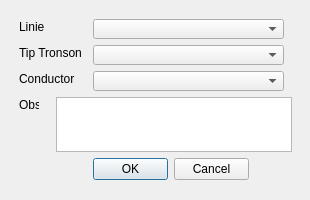
<?xml version="1.0" encoding="UTF-8"?>
<ui version="4.0">
 <class>tronson</class>
 <widget class="QDialog" name="tronson">
  <property name="geometry">
   <rect>
    <x>0</x>
    <y>0</y>
    <width>310</width>
    <height>200</height>
   </rect>
  </property>
  <property name="sizePolicy">
   <sizepolicy hsizetype="Fixed" vsizetype="Fixed">
    <horstretch>1</horstretch>
    <verstretch>1</verstretch>
   </sizepolicy>
  </property>
  <property name="minimumSize">
   <size>
    <width>310</width>
    <height>200</height>
   </size>
  </property>
  <property name="maximumSize">
   <size>
    <width>310</width>
    <height>200</height>
   </size>
  </property>
  <property name="windowTitle">
   <string>Dialog</string>
  </property>
  <widget class="QFrame" name="frame">
   <property name="geometry">
    <rect>
     <x>10</x>
     <y>10</y>
     <width>291</width>
     <height>180</height>
    </rect>
   </property>
   <property name="sizePolicy">
    <sizepolicy hsizetype="Fixed" vsizetype="Fixed">
     <horstretch>0</horstretch>
     <verstretch>0</verstretch>
    </sizepolicy>
   </property>
   <widget class="QLabel" name="label_2">
    <property name="geometry">
     <rect>
      <x>9</x>
      <y>9</y>
      <width>26</width>
      <height>16</height>
     </rect>
    </property>
    <property name="sizePolicy">
     <sizepolicy hsizetype="Fixed" vsizetype="Fixed">
      <horstretch>0</horstretch>
      <verstretch>0</verstretch>
     </sizepolicy>
    </property>
    <property name="text">
     <string>Linie</string>
    </property>
   </widget>
   <widget class="QComboBox" name="LINIA_JT">
    <property name="geometry">
     <rect>
      <x>83</x>
      <y>9</y>
      <width>191</width>
      <height>20</height>
     </rect>
    </property>
    <property name="sizePolicy">
     <sizepolicy hsizetype="Fixed" vsizetype="Fixed">
      <horstretch>0</horstretch>
      <verstretch>0</verstretch>
     </sizepolicy>
    </property>
   </widget>
   <widget class="QLabel" name="label_3">
    <property name="geometry">
     <rect>
      <x>9</x>
      <y>35</y>
      <width>68</width>
      <height>16</height>
     </rect>
    </property>
    <property name="sizePolicy">
     <sizepolicy hsizetype="Fixed" vsizetype="Fixed">
      <horstretch>0</horstretch>
      <verstretch>0</verstretch>
     </sizepolicy>
    </property>
    <property name="text">
     <string>Tip Tronson</string>
    </property>
   </widget>
   <widget class="QComboBox" name="TIP_TR">
    <property name="geometry">
     <rect>
      <x>83</x>
      <y>35</y>
      <width>191</width>
      <height>20</height>
     </rect>
    </property>
    <property name="sizePolicy">
     <sizepolicy hsizetype="Fixed" vsizetype="Fixed">
      <horstretch>0</horstretch>
      <verstretch>0</verstretch>
     </sizepolicy>
    </property>
   </widget>
   <widget class="QLabel" name="label_4">
    <property name="geometry">
     <rect>
      <x>9</x>
      <y>61</y>
      <width>64</width>
      <height>16</height>
     </rect>
    </property>
    <property name="sizePolicy">
     <sizepolicy hsizetype="Fixed" vsizetype="Fixed">
      <horstretch>0</horstretch>
      <verstretch>0</verstretch>
     </sizepolicy>
    </property>
    <property name="text">
     <string>Conductor</string>
    </property>
   </widget>
   <widget class="QComboBox" name="TIP_COND">
    <property name="geometry">
     <rect>
      <x>83</x>
      <y>61</y>
      <width>191</width>
      <height>20</height>
     </rect>
    </property>
    <property name="sizePolicy">
     <sizepolicy hsizetype="Fixed" vsizetype="Fixed">
      <horstretch>0</horstretch>
      <verstretch>0</verstretch>
     </sizepolicy>
    </property>
   </widget>
   <widget class="QLabel" name="label_5">
    <property name="geometry">
     <rect>
      <x>9</x>
      <y>87</y>
      <width>20</width>
      <height>16</height>
     </rect>
    </property>
    <property name="sizePolicy">
     <sizepolicy hsizetype="Fixed" vsizetype="Fixed">
      <horstretch>0</horstretch>
      <verstretch>0</verstretch>
     </sizepolicy>
    </property>
    <property name="text">
     <string>Obs</string>
    </property>
   </widget>
   <widget class="QDialogButtonBox" name="buttonBox">
    <property name="geometry">
     <rect>
      <x>83</x>
      <y>148</y>
      <width>156</width>
      <height>23</height>
     </rect>
    </property>
    <property name="sizePolicy">
     <sizepolicy hsizetype="Fixed" vsizetype="Fixed">
      <horstretch>0</horstretch>
      <verstretch>0</verstretch>
     </sizepolicy>
    </property>
    <property name="orientation">
     <enum>Qt::Horizontal</enum>
    </property>
    <property name="standardButtons">
     <set>QDialogButtonBox::Cancel|QDialogButtonBox::Ok</set>
    </property>
   </widget>
   <widget class="QTextEdit" name="OBS">
    <property name="geometry">
     <rect>
      <x>46</x>
      <y>87</y>
      <width>236</width>
      <height>55</height>
     </rect>
    </property>
    <property name="sizePolicy">
     <sizepolicy hsizetype="Fixed" vsizetype="Fixed">
      <horstretch>0</horstretch>
      <verstretch>0</verstretch>
     </sizepolicy>
    </property>
   </widget>
  </widget>
 </widget>
 <resources/>
 <connections/>
</ui>
